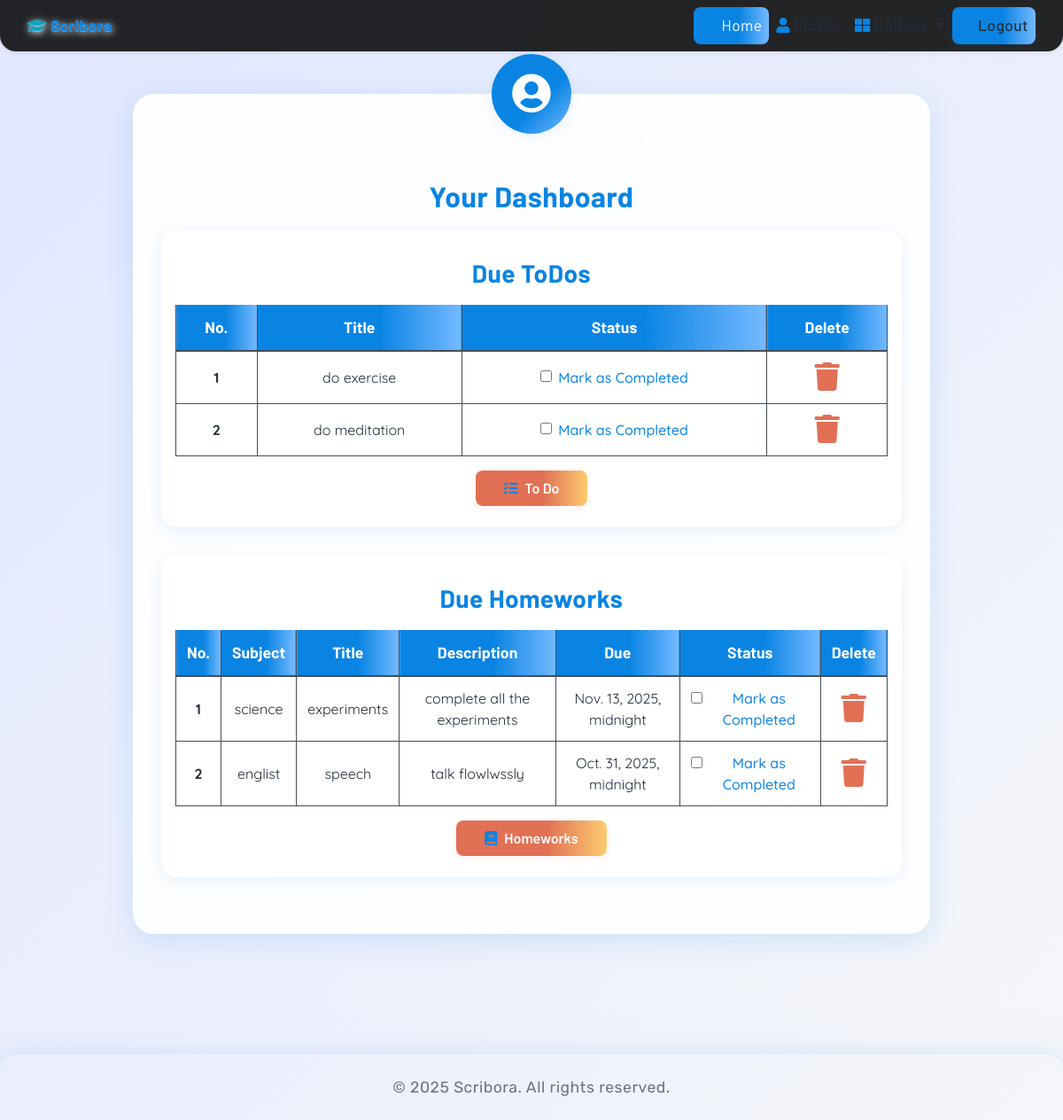
The app's page /profile (signed in) with its own data.
### dashboard/models.py (models this page shows, shortened)
class Todo(models.Model):
    user = models.ForeignKey(User, on_delete=models.CASCADE)
    title = models.CharField(max_length=100)
    is_finished = models.BooleanField(default=False)

class Homework(models.Model):
    user = models.ForeignKey(User, on_delete=models.CASCADE)
    subject = models.CharField(max_length=50)
    title = models.CharField(max_length=100)
    description = models.TextField()
    due = models.DateTimeField()
    is_finished = models.BooleanField(default=False)

### dashboard/views.py (the view)
# urls.py: path('profile',views.profile, name='profile'),
@login_required
def profile(request):
    homeworks=Homework.objects.filter(is_finished=False,user=request.user)
    todos=Todo.objects.filter(is_finished=False,user=request.user)
    if len(homeworks)==0:
        homework_done=True
    else:
        homework_done=False
    if len(todos)==0:
        todos_done=True
    else:
        todos_done=False
    context={'homeworks':homeworks,'todos':todos,'homework_done':homework_done,'todos_done':todos_done}
    return render(request, 'dashboard/profile.html',context)

### dashboard/templates/dashboard/profile.html (shortened to what this page needs)
{% extends 'dashboard/base.html' %}
{% load static %}
{% load crispy_forms_tags %}
{% block content %}
<div class="profile-bg">
  <div class="profile-card">
    <div class="profile-icon">
      <i class="fa fa-user-circle"></i>
    </div>
    <h2 class="profile-section-title" style="margin-top:3.5rem;">Your Dashboard</h2>
    {% if not todos_done %}
    <div class="profile-table-card">
      <h3 class="profile-section-title" style="margin-top:0;">Due ToDos</h3>
      <table class="table table-striped table-bordered table-hover table-dark mb-0">
        <thead>
          <tr>
            <th scope="col">No.</th>
            <th scope="col">Title</th>
            <th scope="col">Status</th>
            <th scope="col">Delete</th>
          </tr>
        </thead>
        <tbody>
            {% for todo in todos %}
          <tr>
            <th scope="row">{{forloop.counter}}</th>
            <td>{{todo.title}}</td>
            <td>
              <a href="{% url 'update_todo' todo.id %}">
                <div class="form-check">
                {% if todo.is_finished == True %}
                <input class="form-check-input" type="checkbox" value="" checked onclick="location.href='{% url 'update_todo1' todo.id %}'">
                {% else %}
                <input class="form-check-input" type="checkbox" value="" onclick="location.href='{% url 'update_todo1' todo.id %}'">
                {% endif %}
                  <label class="form-check-label" for="2">
                    Mark as Completed
                  </label>
                </div>
              </a>
            </td>
            <td><a href="{% url 'delete_todo' todo.id %}"><i class="fa fa-trash fa-2x"></i></a></td>
          </tr>
          {% endfor %}
        </tbody>
      </table>
      {% else %}
      <div class="profile-message">All To dos are completed!!!!</div>
      {% endif %}
      <a href="todo" class="btn btn-danger"><i class="fa fa-tasks mr-2"></i>To Do</a>
    </div>
    {% if not homeworks_done %}
    <div class="profile-table-card">
      <h3 class="profile-section-title" style="margin-top:0;">Due Homeworks</h3>
      <table class="table table-striped table-bordered table-hover table-dark mb-0">
        <thead>
          <tr>
            <th scope="col">No.</th>
            <th scope="col">Subject</th>
            <th scope="col">Title</th>
            <th scope="col">Description</th>
            <th scope="col">Due</th>
            <th scope="col">Status</th>
            <th scope="col">Delete</th>
          </tr>
        </thead>
        <tbody>
            {% for homework in homeworks %}
          <tr>
            <th scope="row">{{forloop.counter}}</th>
            <td>{{homework.subject}}</td>
            <td>{{homework.title}}</td>
            <td>{{homework.description}}</td>
            <td>{{homework.due}}</td>
            <td>
              <a href="#">
                <div class="form-check">
                  {% if homework.is_finished == True%}
              <input class="form-check-input" type="checkbox" value="" checked onclick="location.href='{% url 'update_homework1' homework.id %}'">
              {% else %}
              <input class="form-check-input" type="checkbox" value="" onclick="location.href='{% url 'update_homework1' homework.id %}'">
              <label class="form-check-label" for="1">
                Mark as Completed
              </label>
              {% endif %}
                </div>
              </a>
            </td>
            <td><a href="{% url 'delete_homework' homework.id %}"><i class="fa fa-trash fa-2x"></i></a></td>
          </tr>
          {% endfor %}
        </tbody>
      </table>
      {% else %}
      <div class="profile-message">All homeworks are completed!!!!</div>
      {% endif%}
      <a href="homework" class="btn btn-danger"><i class="fa fa-book mr-2"></i>Homeworks</a>
    </div>
  </div>
</div>
{% endblock content %}

### dashboard/templates/dashboard/base.html (shortened to what this page needs)
<!DOCTYPE html>
{% load static %}
<html lang="en">
<head>
<link rel="stylesheet" href="https://stackpath.bootstrapcdn.com/bootstrap/4.3.1/css/bootstrap.min.css"
integrity="sha384-ggOyR0iXCbMQv3Xipma34MD+dH/1fQ784/j6cY/iJTQUOhcWr7x9JvoRxT2MZw1T" />
<link rel="stylesheet" href="https://use.fontawesome.com/releases/v5.7.2/css/all.css"
integrity="sha384-fnmOCqbTlWIlj8LyTjo7mOUStjsKC4pOpQbqyi7RrhN7udi9RwhKkMHpvLbHG9Sr" />
<link rel="stylesheet" href="{% static 'css/main.css' %}" />
</head>
<body>
<header>
  <nav class="navbar navbar-expand-lg glass-navbar shadow-sm">
    <div class="container-fluid" >
      <a style="color: white;" class="navbar-brand font-weight-bold" href="#" style="font-family: 'Lobster', cursive; font-size: 2rem; letter-spacing: 1px;">
        <i class="fas fa-graduation-cap text-info"></i> Scribora
      </a>
      <div class="collapse navbar-collapse justify-content-end" id="navbarSupportedContent">
        <ul class="navbar-nav mb-2 mb-lg-0">
          <li class="nav-item">
            <a style="color: white;" class="nav-link active" aria-current="page" href="{% url 'home' %}"><i class="fas fa-home"></i> Home</a>
          </li>
          {% if user.is_authenticated %}
          <li class="nav-item">
            <a style="color: white;" class="nav-link" href="{% url 'profile' %}"><i class="fas fa-user"></i> Profile</a>
          </li>
          <li class="nav-item dropdown">
            <a style="color: white;" class="nav-link dropdown-toggle" href="#" id="navbarDropdown" role="button" data-toggle="dropdown"
              aria-haspopup="true" aria-expanded="false">
              <i class="fas fa-th-large"></i> Options
            </a>
          </li>
          <form method="post" action="{% url 'logout' %}" class="form-inline">
            <li class="nav-item">
              <button type="submit" class="nav-link btn btn-link" style="color: white;"><i class="fas fa-sign-out-alt"></i> Logout</button>
            </li>
          </form>
          {% endif %}
        </ul>
      </div>
    </div>
  </nav>
</header>
<main>
  {% block content %}
  {% endblock content %}
</main>
<footer  class="glass-footer mt-5">
  <div class="container-fluid text-center py-4">
    <span class="text-muted" style="font-family: 'Rubik', sans-serif;">&copy; {{ year|default:"2025" }} Scribora. All rights reserved.</span>
  </div>
</footer>
</body>
</html>

### studypartner/static/css/main.css (style rules this page uses)
html, body { max-width: 100%; overflow-x: hidden; height: 100%; width: 100%; background: linear-gradient(135deg, #e0e7ff 0%, #f5f6fa 100%); }
body { font-family: 'Barlow', 'Quicksand', 'Rubik', sans-serif; background: linear-gradient(120deg, #e0e7ff 0%, #f5f6fa 100%); min-height: 100vh; }
.glass-navbar { background: rgba(0, 0, 0, 0.85) !important; backdrop-filter: blur(6px); border-radius: 0 0 18px 18px; box-shadow: 0 8px 32px 0 rgba(31, 38, 135, 0.10); }
.navbar-brand, .nav-link, .dropdown-item { font-family: 'Barlow', 'Rubik', 'Quicksand', sans-serif; font-size: 1.08rem; letter-spacing: 0.5px; }
.navbar-brand { color: #0984e3 !important; text-shadow: 1px 2px 8px #fff, 0 1px 0 #0984e3; }
.nav-link, .dropdown-item { color: #222f3e !important; transition: background 0.3s, color 0.3s; }
.nav-link.active, .nav-link:hover, .dropdown-item:hover { background: linear-gradient(90deg, #0984e3 60%, #74b9ff 100%) !important; color: #fff !important; border-radius: 8px; }
main { font-family: 'Barlow', 'Quicksand', 'Rubik', sans-serif !important; min-height: 70vh; }
footer.glass-footer { background-color: linear-gradient(120deg, #e0e7ff 0%, #f5f6fa 100%); border-radius: 18px 18px 0 0; box-shadow: 0 -4px 24px 0 rgba(9, 132, 227, 0.10); }
footer .text-muted { font-family: 'Rubik', sans-serif; font-size: 1.1rem; letter-spacing: 0.5px; }
.btn, .btn-primary, .btn-outline-info { background: linear-gradient(90deg, #0984e3 60%, #74b9ff 100%); color: #fff; border: none; border-radius: 8px; font-weight: 500; padding: 0.5rem 2rem; box-shadow: 0 2px 8px 0 rgba(9, 132, 227, 0.10); transition: background 0.2s, box-shadow 0.2s; }
.fa, .fas, .fab { color: #0984e3; transition: color 0.2s; }

### dashboard/templates/dashboard/base.html (style rules this page uses)
body { background: linear-gradient(135deg, #e0e7ff 0%, #f5f6fa 100%); font-family: 'Segoe UI', 'Roboto', Arial, sans-serif; color: #222f3e; }

### dashboard/templates/dashboard/profile.html (style rules this page uses)
.profile-bg { min-height: 100vh; background: linear-gradient(135deg, #e0e7ff 0%, #f5f6fa 100%); padding-top: 3rem; padding-bottom: 3rem; }
.profile-card { background: rgba(255,255,255,0.90); backdrop-filter: blur(10px); border-radius: 24px; box-shadow: 0 8px 32px 0 rgba(9, 132, 227, 0.15); padding: 2.5rem 2rem 2rem 2rem; max-width: 900px; margin: 0 auto 2.5rem auto; text-align: center; position: relative; }
.profile-icon { width: 90px; height: 90px; margin-bottom: 1.2rem; background: linear-gradient(135deg, #0984e3 60%, #74b9ff 100%); border-radius: 50%; display: flex; align-items: center; justify-content: center; box-shadow: 0 2px 12px 0 rgba(9, 132, 227, 0.10); margin-left: auto; margin-right: auto; position: absolute; left: 0; right: 0; top: -45px; }
.profile-icon i { color: #fff; font-size: 2.8rem; }
.profile-section-title { color: #0984e3; font-family: 'Barlow', 'Rubik', 'Quicksand', sans-serif; font-weight: 700; margin-top: 2.5rem; margin-bottom: 1.2rem; letter-spacing: 0.5px; }
.profile-table-card { background: rgba(255,255,255,0.85); backdrop-filter: blur(8px); border-radius: 18px; box-shadow: 0 4px 16px 0 rgba(9, 132, 227, 0.10); padding: 2rem 1rem 1.5rem 1rem; margin-bottom: 2rem; }
.table thead th { background: linear-gradient(90deg, #0984e3 60%, #74b9ff 100%); color: #fff; font-family: 'Barlow', 'Rubik', 'Quicksand', sans-serif; font-size: 1.1rem; border-top: none; }
.table-dark { background: transparent; }
.table-striped tbody tr:nth-of-type(odd) { background: rgba(152, 214, 230, 0.10); }
.table td, .table th { vertical-align: middle; font-family: 'Quicksand', 'Rubik', sans-serif; color: #222f3e; }
.form-check-label { font-weight: 500; color: #0984e3 !important; }
.fa-trash { color: #e17055; transition: color 0.2s; }
.btn-danger { background: linear-gradient(90deg, #e17055 60%, #fdcb6e 100%); border: none; color: #fff !important; font-weight: 600; border-radius: 8px; padding: 0.5rem 2rem; transition: background 0.2s, box-shadow 0.2s; box-shadow: 0 2px 8px 0 rgba(225, 112, 85, 0.10); margin-top: 1rem; }

### records on screen
Todo: title "do exercise"
Todo: title "do meditation"
Homework: subject "science", title "experiments", description "complete all the experiments", due "Nov. 13, 2025, midnight"
Homework: subject "englist", title "speech", description "talk flowlwssly", due "Oct. 31, 2025, midnight"

### other values on screen
{{ year|default:"2025" }} "2025"
